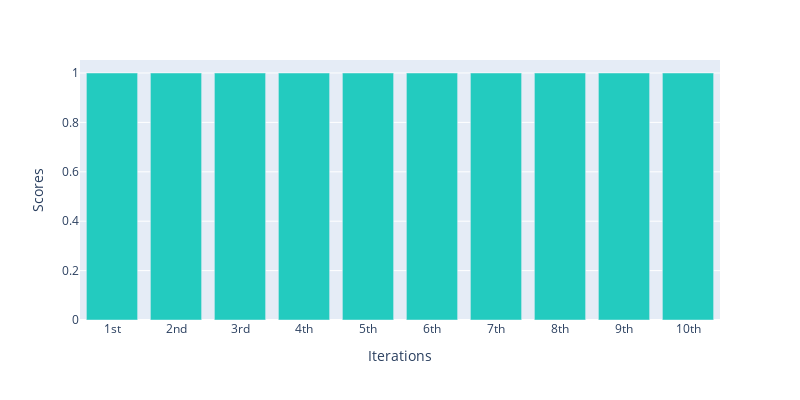

Notebook cell for this chart:
### Code cell
fig = px.bar(x=iteration, y = scores,
                  height = 400, width = 800,color_discrete_sequence=['#23CBBF'])

fig.update_layout(xaxis_title = 'Iterations', yaxis_title='Scores')
fig.show()

### Figure 1 — Plotly figure (JSON) as saved in the notebook; plotly's stock layout.template omitted (floating-point values rounded to 4 significant figures)
{"data": [{"alignmentgroup": "True", "hovertemplate": "x=%{x}<br>y=%{y}<extra></extra>", "legendgroup": "", "marker": {"color": "#23CBBF", "pattern": {"shape": ""}}, "name": "", "offsetgroup": "", "orientation": "v", "showlegend": false, "textposition": "auto", "type": "bar", "x": ["1st", "2nd", "3rd", "4th", "5th", "6th", "7th", "8th", "9th", "10th"], "xaxis": "x", "y": [0.9999, 0.9999, 0.9999, 0.9999, 0.9999, 0.9999, 0.9999, 0.9999, 0.9999, 0.9999], "yaxis": "y"}], "layout": {"barmode": "relative", "height": 400, "legend": {"tracegroupgap": 0}, "margin": {"t": 60}, "width": 800, "xaxis": {"anchor": "y", "domain": [0, 1], "title": {"text": "Iterations"}}, "yaxis": {"anchor": "x", "domain": [0, 1], "title": {"text": "Scores"}}}}
